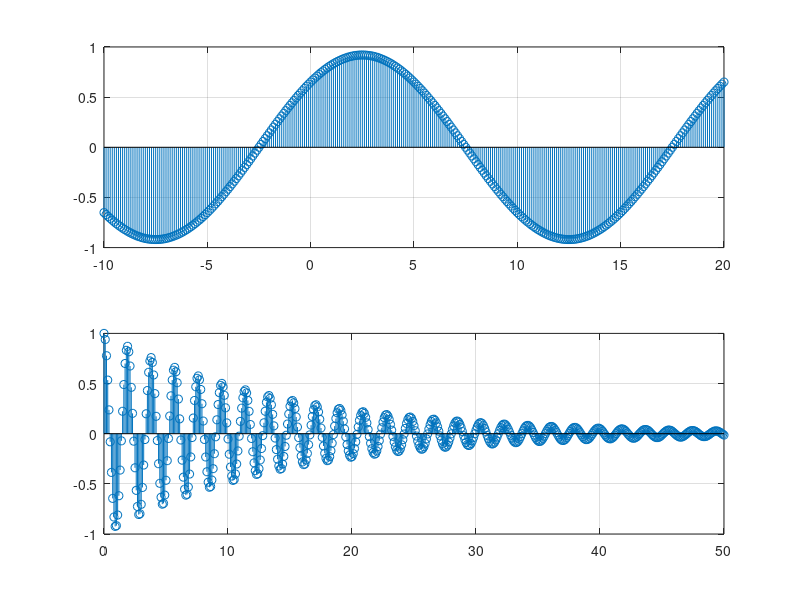

This chart was generated by the following MATLAB code:
%lab7b
k = -10:0.1:20;
y = -0.92 * sin(0.1 *pi .*k -3/4*pi);
subplot(2,1,1)
stem(k,y);
axis
grid
k= 0:0.1:50;
y=((-0.93).^(k)).*exp(((1i).*pi.*k)./sqrt(350));
subplot(2,1,2);
stem(k,y);
axis
grid

